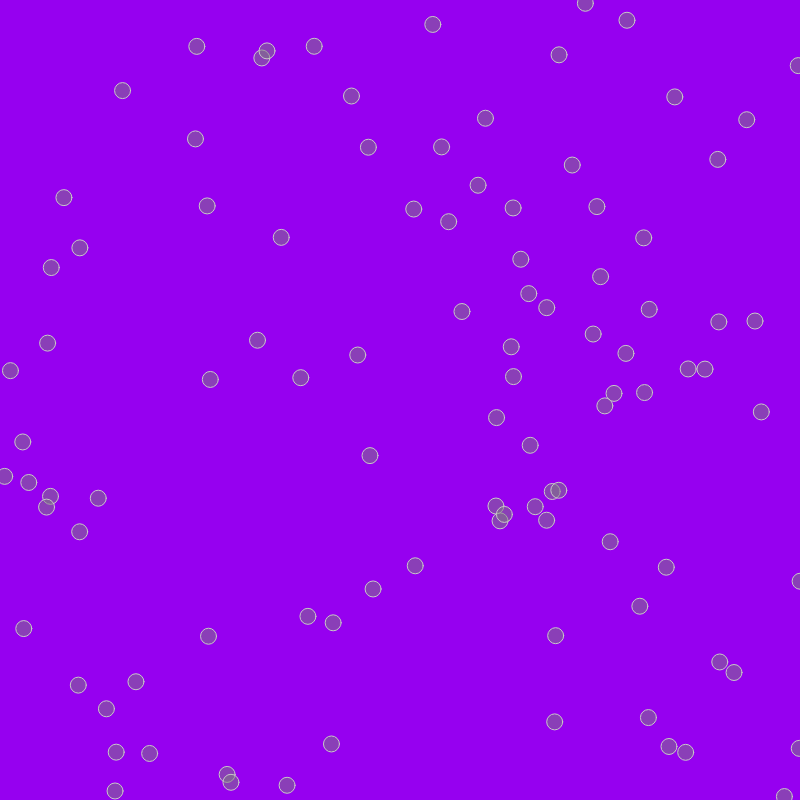
Frame 1 (no input)
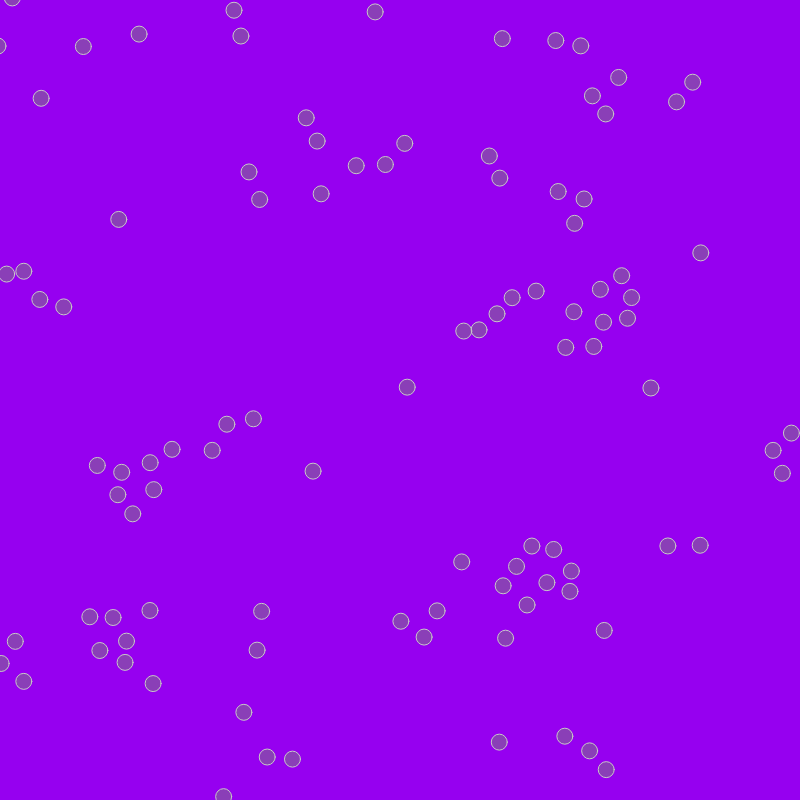
Frame 60 (no input)
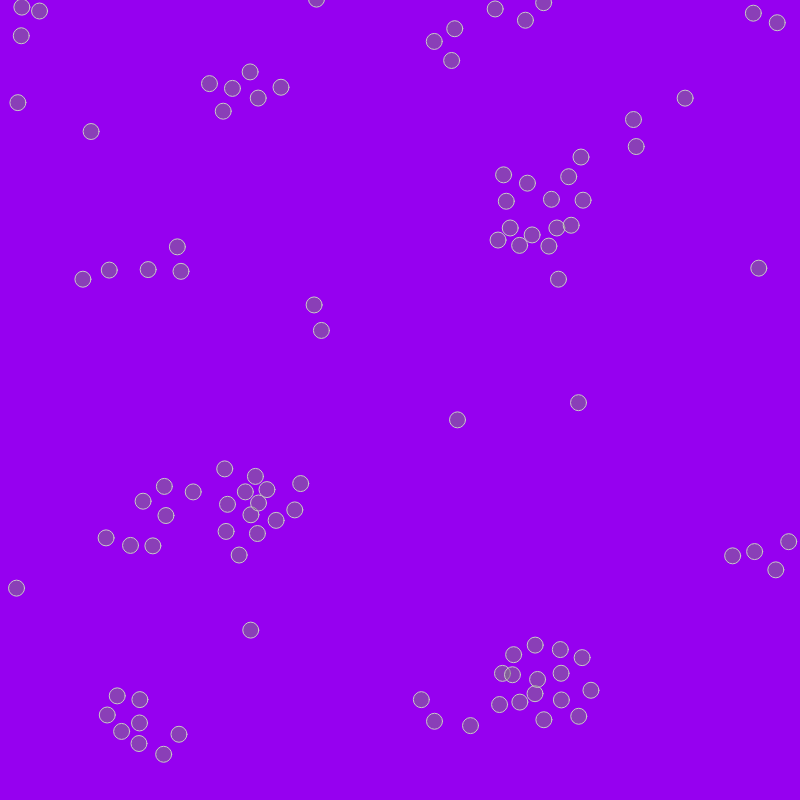
Frame 120 (the mouse pressed at the canvas centre since frame 60)

The p5.js sketch that drew these frames (run headless with seeded random() and noise() and a simulated clock; from frame 60 on, the mouse is pressed at the canvas centre):

// p5.js sketch
// ── sketch.js
var boids = [];

function setup() {
  createCanvas(800, 800);

  // Add an initial set of boids into the system
  for (var i = 0; i < 100; i++) {
    boids[i] = new Boid(random(width), random(height));
  }
}

function draw() {
  background(51);
  background(150, 0, 240)
  // Run all the boids
  for (var i = 0; i < boids.length; i++) {
    boids[i].run(boids);
  }
}


// Boid class
function Boid(x, y) {
  this.acceleration = createVector(0, 0);
  this.velocity = p5.Vector.random2D();
  this.position = createVector(x, y);
  this.r = 3.0;
  this.maxspeed = 3;   
  this.maxforce = 0.05; 
}

Boid.prototype.run = function(boids) {
  this.flock(boids);
  this.update();
  this.borders();
  this.render();
}

// Forces go into acceleration
Boid.prototype.applyForce = function(force) {
  this.acceleration.add(force);
}

Boid.prototype.flock = function(boids) {
  var sep = this.separate(boids); // Separation
  var ali = this.align(boids);    // Alignment
  var coh = this.cohesion(boids); // Cohesion
  sep.mult(2.5);
  ali.mult(1.0);
  coh.mult(1.0);
  this.applyForce(sep);
  this.applyForce(ali);
  this.applyForce(coh);
}

//update location
Boid.prototype.update = function() {
  // Update velocity
  this.velocity.add(this.acceleration);
  this.velocity.limit(this.maxspeed);
  this.position.add(this.velocity);
  this.acceleration.mult(0);
}

Boid.prototype.seek = function(target) {
  var desired = p5.Vector.sub(target, this.position);
  desired.normalize();
  desired.mult(this.maxspeed);
  var steer = p5.Vector.sub(desired, this.velocity);
  steer.limit(this.maxforce);
  return steer;
}

// Draw boid as a circle
Boid.prototype.render = function() {
  fill(127, 127);
  stroke(200);
  ellipse(this.position.x, this.position.y, 16, 16);
}

// Wraparound
Boid.prototype.borders = function() {
  if (this.position.x < -this.r) this.position.x = width + this.r;
  if (this.position.y < -this.r) this.position.y = height + this.r;
  if (this.position.x > width + this.r) this.position.x = -this.r;
  if (this.position.y > height + this.r) this.position.y = -this.r;
}

// Separation
Boid.prototype.separate = function(boids) {
  var desiredseparation = 25.0;
  var steer = createVector(0, 0);
  var count = 0;
  for (var i = 0; i < boids.length; i++) {
    var d = p5.Vector.dist(this.position, boids[i].position);
    if ((d > 0) && (d < desiredseparation)) {
      var diff = p5.Vector.sub(this.position, boids[i].position);
      diff.normalize();
      diff.div(d);
      steer.add(diff);
      count++;
    }
  }

  if (count > 0) {
    steer.div(count);
  }

  if (steer.mag() > 0) {
    steer.normalize();
    steer.mult(this.maxspeed);
    steer.sub(this.velocity);
    steer.limit(this.maxforce);
  }
  return steer;
}

// Alignment
Boid.prototype.align = function(boids) {
  var neighbordist = 50;
  var sum = createVector(0, 0);
  var count = 0;
  for (var i = 0; i < boids.length; i++) {
    var d = p5.Vector.dist(this.position, boids[i].position);
    if ((d > 0) && (d < neighbordist)) {
      sum.add(boids[i].velocity);
      count++;
    }
  }
  if (count > 0) {
    sum.div(count);
    sum.normalize();
    sum.mult(this.maxspeed);
    var steer = p5.Vector.sub(sum, this.velocity);
    steer.limit(this.maxforce);
    return steer;
  } else {
    return createVector(0, 0);
  }
}

// Cohesion
Boid.prototype.cohesion = function(boids) {
  var neighbordist = 50;
  var sum = createVector(0, 0); 
  var count = 0;
  for (var i = 0; i < boids.length; i++) {
    var d = p5.Vector.dist(this.position, boids[i].position);
    if ((d > 0) && (d < neighbordist)) {
      sum.add(boids[i].position); 
      count++;
    }
  }
  if (count > 0) {
    sum.div(count);
    return this.seek(sum); 
  } else {
    return createVector(0, 0);
  }
}
